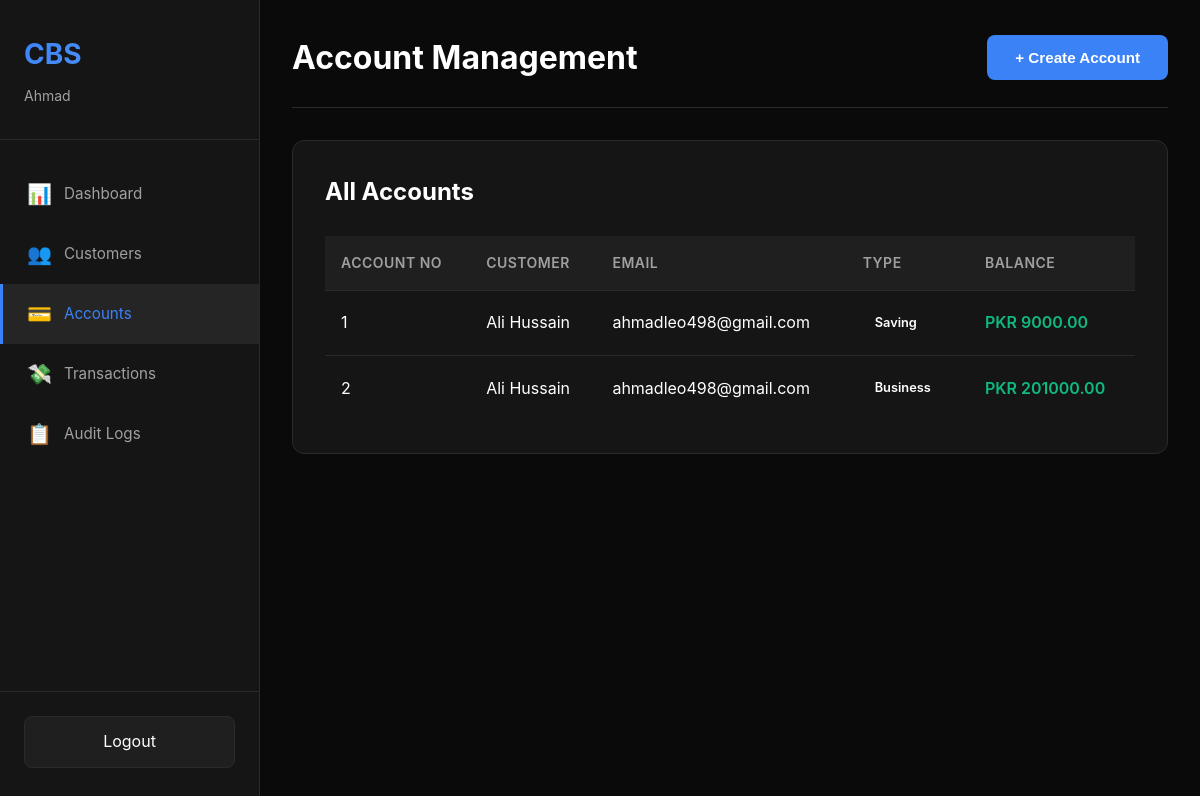
Page /account (signed in) on the committed database.
### app.py (models this page shows)
class Account(db.Model):
    AccountNo = db.Column(db.Integer, primary_key=True)
    CustomerID = db.Column(db.Integer, db.ForeignKey('customer.CustomerID'))
    Email = db.Column(db.String(120), nullable=False)
    Type = db.Column(db.String(20), nullable=False)
    Balance = db.Column(db.Float, default=0.00)
    customer = db.relationship('Customer', backref='accounts')

class Customer(db.Model):
    CustomerID = db.Column(db.Integer, primary_key=True)
    UserID = db.Column(db.Integer, db.ForeignKey('user.id'))
    Name = db.Column(db.String(100), nullable=False)
    CNIC = db.Column(db.String(20), unique=True, nullable=False)
    Contact = db.Column(db.String(20), nullable=False)

### app.py (the view)
@app.route("/account")
@login_required
def account():
    accounts = Account.query.join(Customer).filter(
        Customer.UserID == session["user"]
    ).all()
    customers = Customer.query.filter_by(UserID=session["user"]).all()
    return render_template("account.html", accounts=accounts, customers=customers)

### app.py (called while the page is built)
def login_required(fn):
    @wraps(fn)
    def wrapper(*args, **kwargs):
        if "user" not in session:
            return redirect("/login")
        return fn(*args, **kwargs)
    return wrapper

### Templates/account.html (shortened to what this page needs)
{% extends "base.html" %}
{% block content %}
<div class="page-header">
    <h1>Account Management</h1>
    <button class="btn btn-primary" onclick="toggleForm('accountForm')">+ Create Account</button>
</div>
<div class="content-box">
    <h2>All Accounts</h2>
    <div class="table-responsive">
        <table class="data-table">
            <thead>
                <tr>
                    <th>Account No</th>
                    <th>Customer</th>
                    <th>Email</th>
                    <th>Type</th>
                    <th>Balance</th>
                </tr>
            </thead>
            <tbody>
                {% for account in accounts %}
                <tr>
                    <td>{{ account.AccountNo }}</td>
                    <td>{{ account.customer.Name }}</td>
                    <td>{{ account.Email }}</td>
                    <td><span class="badge badge-{{ account.Type.lower() }}">{{ account.Type }}</span></td>
                    <td class="amount">PKR {{ "%.2f"|format(account.Balance) }}</td>
                </tr>
                {% endfor %}
            </tbody>
        </table>
    </div>
</div>
{% endblock %}

### Templates/base.html (shortened to what this page needs)
<!DOCTYPE html>
<html lang="en">
<head>
    <link rel="stylesheet" href="{{ url_for('static', filename='style.css') }}">
</head>
<body>
    {% if session.user %}
    <nav class="sidebar">
        <div class="sidebar-header">
            <h2>CBS</h2>
            <p class="user-name">{{ session.username }}</p>
        </div>
        <ul class="nav-menu">
            <li><a href="/" class="nav-link {% if request.path == '/' %}active{% endif %}">
                <span class="icon">📊</span>Dashboard
            </a></li>
            <li><a href="/customer" class="nav-link {% if request.path == '/customer' %}active{% endif %}">
                <span class="icon">👥</span>Customers
            </a></li>
            <li><a href="/account" class="nav-link {% if request.path == '/account' %}active{% endif %}">
                <span class="icon">💳</span>Accounts
            </a></li>
            <li><a href="/transaction" class="nav-link {% if request.path == '/transaction' %}active{% endif %}">
                <span class="icon">💸</span>Transactions
            </a></li>
            <li><a href="/audit" class="nav-link {% if request.path == '/audit' %}active{% endif %}">
                <span class="icon">📋</span>Audit Logs
            </a></li>
        </ul>
        <div class="sidebar-footer">
            <a href="/logout" class="logout-btn">Logout</a>
        </div>
    </nav>
    {% endif %}
    <main class="main-content {% if not session.user %}auth-page{% endif %}">
        {% block content %}{% endblock %}
    </main>
</body>
</html>

### Static/style.css (style rules this page uses)
* { margin: 0; padding: 0; box-sizing: border-box; }
:root { --bg-primary: #0a0a0a; --bg-secondary: #151515; --bg-tertiary: #1f1f1f; --text-primary: #ffffff; --text-secondary: #a0a0a0; --accent-blue: #3b82f6; --accent-green: #10b981; --accent-red: #ef4444; --accent-yellow: #f59e0b; --border-color: #2a2a2a; --hover-bg: #252525; }
body { font-family: -apple-system, BlinkMacSystemFont, 'Segoe UI', Roboto, 'Helvetica Neue', Arial, sans-serif; background: var(--bg-primary); color: var(--text-primary); line-height: 1.6; }
.sidebar { position: fixed; left: 0; top: 0; width: 260px; height: 100vh; background: var(--bg-secondary); border-right: 1px solid var(--border-color); padding: 2rem 0; display: flex; flex-direction: column; }
.sidebar-header { padding: 0 1.5rem 2rem; border-bottom: 1px solid var(--border-color); }
.sidebar-header h2 { font-size: 1.75rem; font-weight: 700; background: linear-gradient(135deg, var(--accent-blue), #60a5fa); -webkit-background-clip: text; -webkit-text-fill-color: transparent; margin-bottom: 0.5rem; }
.user-name { color: var(--text-secondary); font-size: 0.875rem; }
.nav-menu { list-style: none; padding: 1.5rem 0; flex: 1; }
.nav-link { display: flex; align-items: center; padding: 0.875rem 1.5rem; color: var(--text-secondary); text-decoration: none; transition: all 0.2s; font-size: 0.95rem; border-left: 3px solid transparent; }
.nav-link.active { background: var(--hover-bg); color: var(--accent-blue); border-left-color: var(--accent-blue); }
.nav-link .icon { margin-right: 0.75rem; font-size: 1.25rem; }
.sidebar-footer { padding: 0 1.5rem; border-top: 1px solid var(--border-color); padding-top: 1.5rem; }
.logout-btn { display: block; width: 100%; padding: 0.75rem; background: var(--bg-tertiary); color: var(--text-primary); text-align: center; text-decoration: none; border-radius: 8px; transition: all 0.2s; border: 1px solid var(--border-color); }
.main-content { margin-left: 260px; padding: 2rem; min-height: 100vh; }
.page-header { display: flex; justify-content: space-between; align-items: center; margin-bottom: 2rem; padding-bottom: 1.5rem; border-bottom: 1px solid var(--border-color); }
.page-header h1 { font-size: 2rem; font-weight: 700; }
.btn { padding: 0.875rem 1.75rem; border: none; border-radius: 8px; font-size: 0.95rem; font-weight: 600; cursor: pointer; transition: all 0.2s; text-decoration: none; display: inline-block; }
.btn-primary { background: var(--accent-blue); color: white; }
.content-box { background: var(--bg-secondary); border: 1px solid var(--border-color); border-radius: 12px; padding: 2rem; margin-bottom: 2rem; }
.content-box h2 { margin-bottom: 1.5rem; font-size: 1.5rem; }
.table-responsive { overflow-x: auto; }
.data-table { width: 100%; border-collapse: collapse; }
.data-table thead { background: var(--bg-tertiary); }
.data-table th { padding: 1rem; text-align: left; font-weight: 600; color: var(--text-secondary); font-size: 0.875rem; text-transform: uppercase; letter-spacing: 0.5px; }
.data-table td { padding: 1rem; border-top: 1px solid var(--border-color); }
.data-table tbody tr { transition: background 0.2s; }
.amount { font-weight: 600; color: var(--accent-green); }
.badge { padding: 0.375rem 0.75rem; border-radius: 6px; font-size: 0.8rem; font-weight: 600; display: inline-block; }

### rows in the picture
Account: AccountNo "1", customer.Name "Ali Hussain", Email "ahmadleo498@gmail.com", Type "Saving", Balance "9000.00"
Account: AccountNo "2", customer.Name "Ali Hussain", Email "ahmadleo498@gmail.com", Type "Business", Balance "201000.00"

### other values in the picture
{{ session.username }} "Ahmad"
